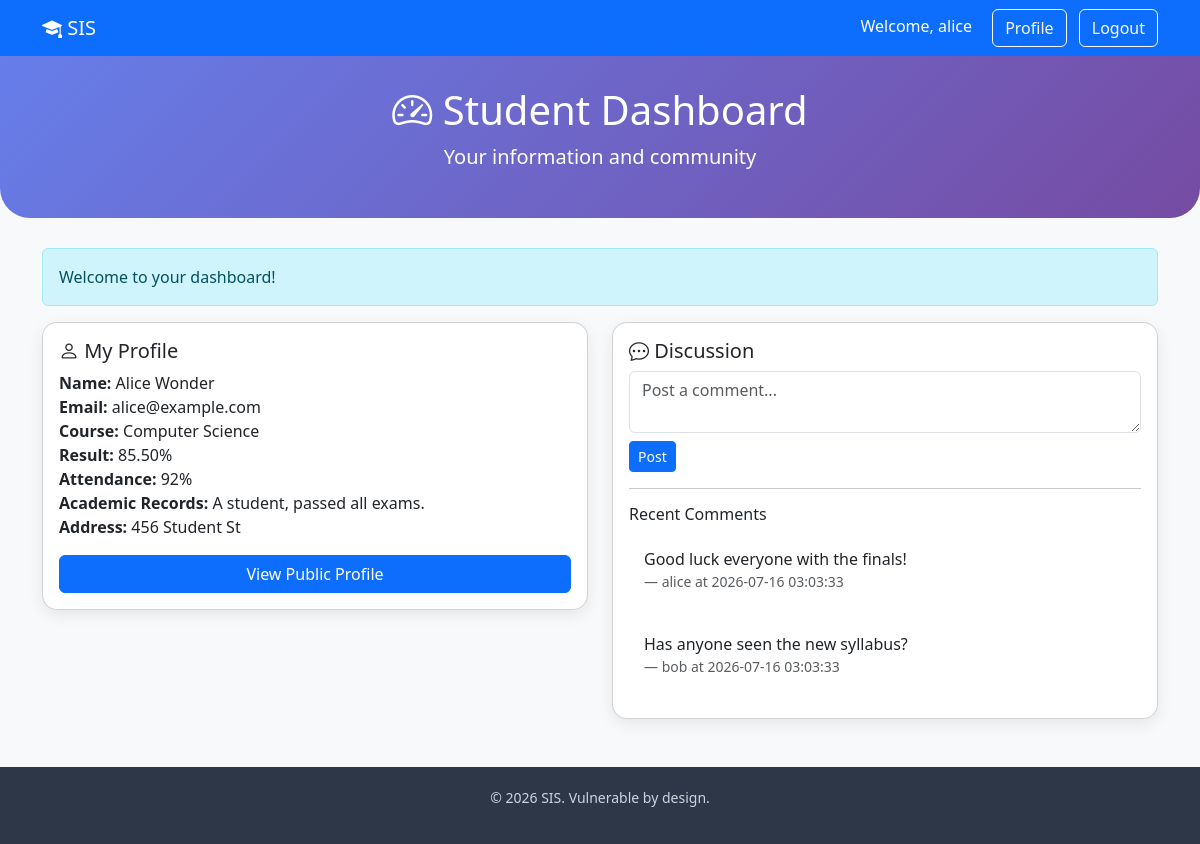
The page /student_dashboard.php (signed in) on the database its author committed.
### tables this page shows
CREATE TABLE users (
    id INT AUTO_INCREMENT PRIMARY KEY,
    username VARCHAR(50) UNIQUE NOT NULL,
    password VARCHAR(50) NOT NULL,    
    email VARCHAR(100),
    role ENUM('student','teacher') DEFAULT 'student',
    full_name VARCHAR(100),
    address TEXT,
     
    course VARCHAR(100),
    result DECIMAL(5,2),
    attendance INT,                 
    academic_records TEXT,          
     
    department VARCHAR(100),
    course_teaches VARCHAR(100)
);

CREATE TABLE comments (
    id INT AUTO_INCREMENT PRIMARY KEY,
    user_id INT,
    comment TEXT,
    posted_at TIMESTAMP DEFAULT CURRENT_TIMESTAMP,
    FOREIGN KEY (user_id) REFERENCES users(id) ON DELETE CASCADE
);

### student_dashboard.php (the view, shortened to what this page needs)
<?php
include 'db.php';
$user_id = $_SESSION['user_id'];
$query = "SELECT * FROM users WHERE id = $user_id";
$result = mysqli_query($conn, $query);
$user = mysqli_fetch_assoc($result);
?>
<!DOCTYPE html>
<html lang="en">
<head>
    <link href="https://cdn.jsdelivr.net/npm/bootstrap@5.3.0/dist/css/bootstrap.min.css" rel="stylesheet">
    <link rel="stylesheet" href="https://cdn.jsdelivr.net/npm/bootstrap-icons@1.10.0/font/bootstrap-icons.css">
</head>
<body>
    <nav class="navbar navbar-expand-lg navbar-dark bg-primary">
        <div class="container">
            <a class="navbar-brand" href="index.php"><i class="bi bi-mortarboard-fill"></i> SIS</a>
            <div class="ms-auto">
                <span class="navbar-text text-white me-3">Welcome, <?php echo htmlspecialchars($_SESSION['username']); ?></span>
                <a href="profile.php" class="btn btn-outline-light me-2">Profile</a>
                <a href="logout.php" class="btn btn-outline-light">Logout</a>
            </div>
        </div>
    </nav>
    <div class="dashboard-header text-center">
        <div class="container">
            <h1><i class="bi bi-speedometer2"></i> Student Dashboard</h1>
            <p class="lead">Your information and community</p>
        </div>
    </div>
    <div class="container">
        <div id="message" class="alert alert-info"></div>
        <div class="row">
            <div class="col-md-6">
                <div class="card p-3">
                    <h5><i class="bi bi-person"></i> My Profile</h5>
                    <ul class="list-unstyled">
                        <li><strong>Name:</strong> <?php echo htmlspecialchars($user['full_name']); ?></li>
                        <li><strong>Email:</strong> <?php echo htmlspecialchars($user['email']); ?></li>
                        <li><strong>Course:</strong> <?php echo htmlspecialchars($user['course']); ?></li>
                        <li><strong>Result:</strong> <?php echo $user['result']; ?>%</li>
                        <li><strong>Attendance:</strong> <?php echo $user['attendance']; ?>%</li>
                        <li><strong>Academic Records:</strong> <?php echo htmlspecialchars($user['academic_records']); ?></li>
                        <li><strong>Address:</strong> <?php echo htmlspecialchars($user['address']); ?></li>
                    </ul>
                    <a href="student.php?id=<?php echo $user_id; ?>" class="btn btn-primary">View Public Profile</a>
                </div>
            </div>
            <div class="col-md-6">
                <div class="card p-3">
                    <h5><i class="bi bi-chat-dots"></i> Discussion</h5>
                    <form method="POST" action="student_dashboard.php">
                        <div class="mb-2">
                            <textarea name="comment" class="form-control" rows="2" placeholder="Post a comment..."></textarea>
                        </div>
                        <button type="submit" class="btn btn-primary btn-sm">Post</button>
                    </form>
                    <hr>
                    <h6>Recent Comments</h6>
                    <?php
                    $comments_query = "SELECT comments.*, users.username FROM comments LEFT JOIN users ON comments.user_id = users.id ORDER BY posted_at DESC LIMIT 10";
                    $comments_result = mysqli_query($conn, $comments_query);
                    if ($comments_result && mysqli_num_rows($comments_result) > 0) {
                        while ($row = mysqli_fetch_assoc($comments_result)) {
                            echo '<div class="comment-box">';
                            echo '<div class="comment-body">' . $row['comment'] . '</div>';
                            echo '<div class="comment-meta small text-muted">— ' . htmlspecialchars($row['username'] ?? 'Anonymous') . ' at ' . $row['posted_at'] . '</div>';
                            echo '</div>';
                        }
                    } else {
                        echo '<p class="text-muted">No comments yet.</p>';
                    }
                    ?>
                </div>
            </div>
        </div>
    </div>
    <div class="footer mt-5" style="background: #2d3748; color: #cbd5e0; padding: 20px 0; text-align: center;">
        <div class="container">
            <p class="small">&copy; 2026 SIS. Vulnerable by design.</p>
        </div>
    </div>
</body>
</html>

### student_dashboard.php (style rules this page uses)
body { background: #f8f9fa; }
.dashboard-header { background: linear-gradient(135deg, #667eea 0%, #764ba2 100%); color: white; padding: 30px 0; border-radius: 0 0 30px 30px; margin-bottom: 30px; }
.card { border-radius: 15px; box-shadow: 0 5px 15px rgba(0,0,0,0.08); }
.comment-box { background: white; border-radius: 10px; padding: 15px; margin-bottom: 10px; }

### rows shown on the page
users: full_name "Alice Wonder", email "alice@example.com", course "Computer Science", result "85.50", attendance "92", academic_records "A student, passed all exams.", address "456 Student St"
comments: comment "Good luck everyone with the finals!", user.username "alice", posted_at "2026-07-16 03:03:33"
comments: comment "Has anyone seen the new syllabus?", user.username "bob", posted_at "2026-07-16 03:03:33"

### other values the page prints
$_SESSION['username'] "alice"
